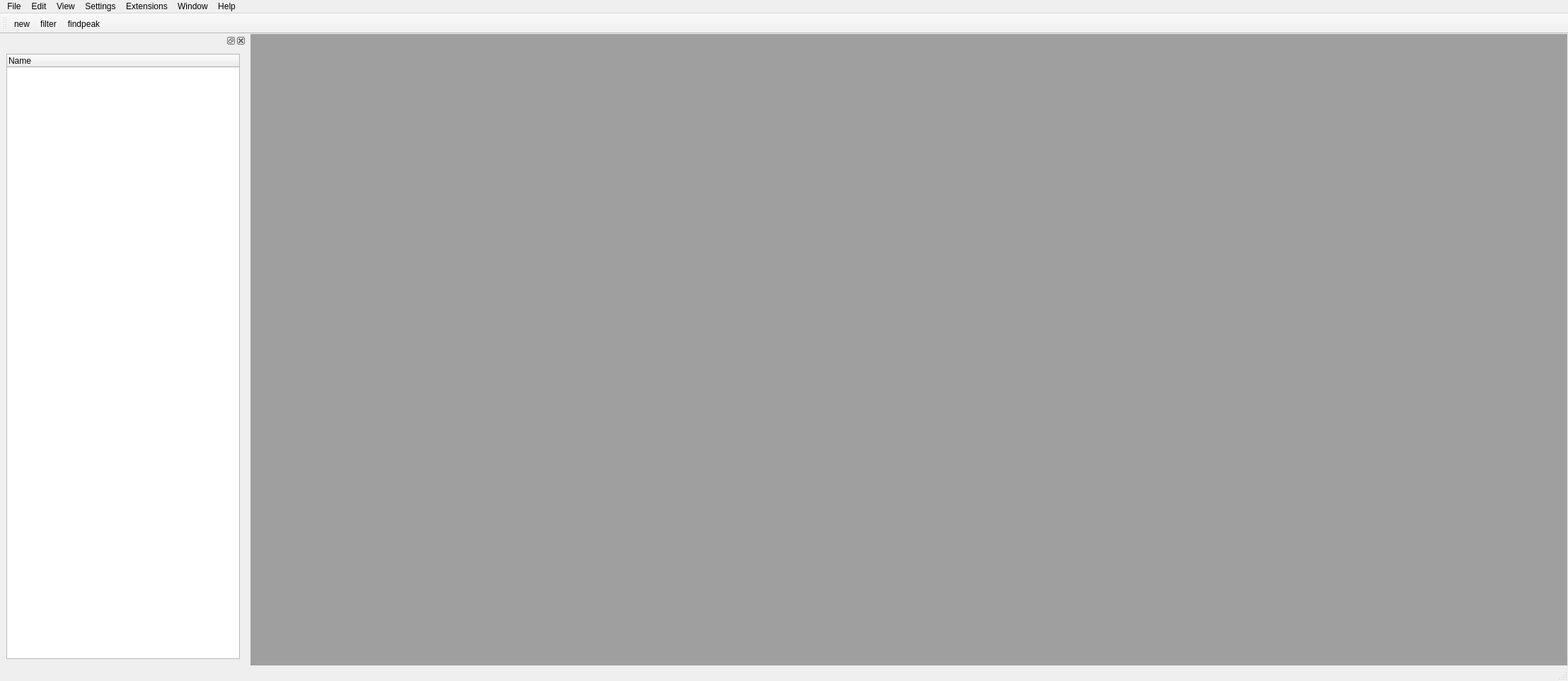
<?xml version="1.0" encoding="UTF-8"?>
<ui version="4.0">
 <class>MainWindow</class>
 <widget class="QMainWindow" name="MainWindow">
  <property name="geometry">
   <rect>
    <x>0</x>
    <y>0</y>
    <width>2216</width>
    <height>962</height>
   </rect>
  </property>
  <property name="minimumSize">
   <size>
    <width>1000</width>
    <height>700</height>
   </size>
  </property>
  <property name="windowTitle">
   <string>MainWindow</string>
  </property>
  <widget class="QWidget" name="centralwidget">
   <widget class="QMdiArea" name="mdiArea">
    <property name="geometry">
     <rect>
      <x>-20</x>
      <y>0</y>
      <width>1881</width>
      <height>1000</height>
     </rect>
    </property>
    <property name="minimumSize">
     <size>
      <width>1462</width>
      <height>1000</height>
     </size>
    </property>
   </widget>
  </widget>
  <widget class="QMenuBar" name="menubar">
   <property name="geometry">
    <rect>
     <x>0</x>
     <y>0</y>
     <width>2216</width>
     <height>26</height>
    </rect>
   </property>
   <widget class="QMenu" name="menuFile">
    <property name="title">
     <string>File</string>
    </property>
    <addaction name="actionnew"/>
    <addaction name="actionopen"/>
    <addaction name="actionexport_csv"/>
    <addaction name="actionmergedata"/>
   </widget>
   <widget class="QMenu" name="menuTools">
    <property name="title">
     <string>Edit</string>
    </property>
    <addaction name="actionfilter"/>
    <addaction name="actionfindpeak"/>
   </widget>
   <widget class="QMenu" name="menuPython">
    <property name="title">
     <string>View</string>
    </property>
   </widget>
   <widget class="QMenu" name="menuExtensions">
    <property name="title">
     <string>Extensions</string>
    </property>
    <addaction name="actionstart_python"/>
   </widget>
   <widget class="QMenu" name="menuWindow">
    <property name="title">
     <string>Window</string>
    </property>
   </widget>
   <widget class="QMenu" name="menuHelp">
    <property name="title">
     <string>Help</string>
    </property>
   </widget>
   <widget class="QMenu" name="menuSettings">
    <property name="title">
     <string>Settings</string>
    </property>
    <addaction name="actionparameter"/>
   </widget>
   <addaction name="menuFile"/>
   <addaction name="menuTools"/>
   <addaction name="menuPython"/>
   <addaction name="menuSettings"/>
   <addaction name="menuExtensions"/>
   <addaction name="menuWindow"/>
   <addaction name="menuHelp"/>
  </widget>
  <widget class="QStatusBar" name="statusbar"/>
  <widget class="QToolBar" name="toolBar">
   <property name="windowTitle">
    <string>toolBar</string>
   </property>
   <attribute name="toolBarArea">
    <enum>TopToolBarArea</enum>
   </attribute>
   <attribute name="toolBarBreak">
    <bool>false</bool>
   </attribute>
   <addaction name="actionnew"/>
   <addaction name="actionfilter"/>
   <addaction name="actionfindpeak"/>
  </widget>
  <widget class="QDockWidget" name="dockWidget">
   <property name="minimumSize">
    <size>
     <width>348</width>
     <height>258</height>
    </size>
   </property>
   <property name="maximumSize">
    <size>
     <width>348</width>
     <height>524287</height>
    </size>
   </property>
   <attribute name="dockWidgetArea">
    <number>1</number>
   </attribute>
   <widget class="QWidget" name="dockWidgetContents">
    <layout class="QVBoxLayout" name="verticalLayout">
     <item>
      <widget class="VNPTreeWidget" name="treeWidget">
       <column>
        <property name="text">
         <string>Name</string>
        </property>
       </column>
      </widget>
     </item>
    </layout>
   </widget>
  </widget>
  <action name="actionnew">
   <property name="icon">
    <iconset resource="../resources/resources.qrc">
     <normaloff>:/C:/Users/LiYu/source/repos/Visual NanoPore/Visual NanoPore/resources/new.png</normaloff>:/C:/Users/LiYu/source/repos/Visual NanoPore/Visual NanoPore/resources/new.png</iconset>
   </property>
   <property name="text">
    <string>new</string>
   </property>
  </action>
  <action name="actionfilter">
   <property name="checkable">
    <bool>true</bool>
   </property>
   <property name="icon">
    <iconset resource="../resources/resources.qrc">
     <normaloff>:/C:/Users/LiYu/source/repos/Visual NanoPore/Visual NanoPore/resources/waveform.png</normaloff>:/C:/Users/LiYu/source/repos/Visual NanoPore/Visual NanoPore/resources/waveform.png</iconset>
   </property>
   <property name="text">
    <string>filter</string>
   </property>
  </action>
  <action name="actionfindpeak">
   <property name="icon">
    <iconset resource="../resources/resources.qrc">
     <normaloff>:/C:/Users/LiYu/source/repos/Visual NanoPore/Visual NanoPore/resources/findpeak.png</normaloff>:/C:/Users/LiYu/source/repos/Visual NanoPore/Visual NanoPore/resources/findpeak.png</iconset>
   </property>
   <property name="text">
    <string>findpeak</string>
   </property>
  </action>
  <action name="actionopen">
   <property name="icon">
    <iconset>
     <normaloff>../../../../../.designer/resources/save.png</normaloff>../../../../../.designer/resources/save.png</iconset>
   </property>
   <property name="text">
    <string>open</string>
   </property>
  </action>
  <action name="actionparameter">
   <property name="text">
    <string>parameter</string>
   </property>
  </action>
  <action name="actionstart_python">
   <property name="text">
    <string>start python</string>
   </property>
  </action>
  <action name="actionexport_csv">
   <property name="text">
    <string>export(csv)</string>
   </property>
  </action>
  <action name="actionmergedata">
   <property name="text">
    <string>mergedata</string>
   </property>
  </action>
 </widget>
 <customwidgets>
  <customwidget>
   <class>VNPTreeWidget</class>
   <extends>QTreeWidget</extends>
   <header>vnptreewidget.h</header>
  </customwidget>
 </customwidgets>
 <resources>
  <include location="../resources/resources.qrc"/>
 </resources>
 <connections/>
</ui>
